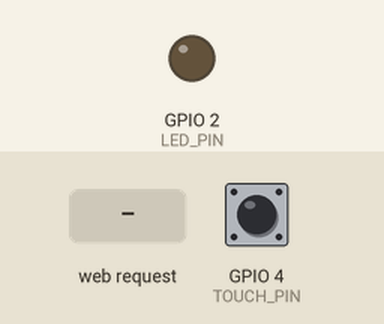
This sketch was run on a simulated ESP32. Parts: output pins drawn as LEDs (lit = HIGH). Dashed ring = blinking. The test bench sets the inputs (shaded band); at power-on: GPIO 4 (TOUCH_PIN) HIGH. What the sketch prints to the serial monitor is not drawn.

Above: at 2.2 s.
2.3 s: HTTP request GET /arm received
At 2.36 s:
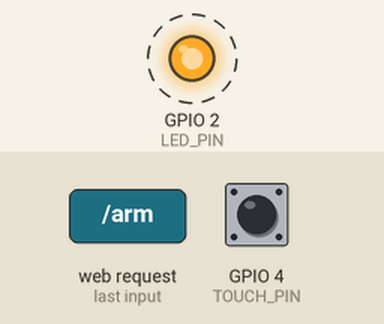
5.3 s: HTTP request GET /disarm received
At 6.3 s:
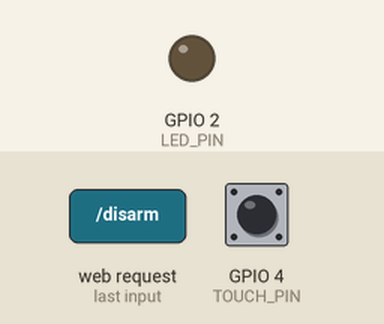
Timing chart, 0 to 8.3 s (numbered marks = the images above; inputs shaded):
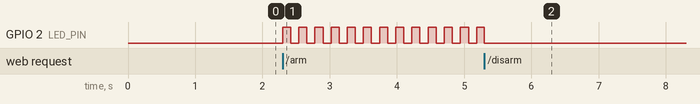

The sketch:

ex08.ino
```cpp
/*
 * 作业8：物联网安防报警器模拟实验
 * 功能：ESP32作为安防主机，网页端布防/撤防。布防状态下触摸引脚触发LED高频闪烁
 *       报警，报警自锁（松手不停），仅网页撤防可解除。
 * 实现要点：
 *   1. 三状态状态机：DISARMED / ARMED / ALARM
 *   2. 报警自锁：一旦触发ALARM，即使松开触摸也保持闪烁
 *   3. 网页端按钮控制布防/撤防
 *   4. 非阻塞 millis() 驱动LED高频闪烁
 */

#include <WiFi.h>
#include <WebServer.h>

// ==================== AP 配置 ====================
const char* ap_ssid = "esp32ex204";

// ==================== 引脚定义 ====================
#define TOUCH_PIN  4      // 触摸引脚 T0 (GPIO4)
#define LED_PIN    2      // LED引脚 (ESP32 DevKit板载)

// ==================== 触摸阈值 ====================
#define THRESHOLD  400    // 触摸阈值（需根据串口读数调整）

// ==================== 报警闪烁参数 ====================
#define ALARM_BLINK_MS  120   // 报警闪烁半周期（毫秒），越小闪得越快

// ==================== 系统状态枚举 ====================
enum AlarmState {
  DISARMED = 0,   // 撤防：触摸无效
  ARMED    = 1,   // 布防：等待触发
  ALARM    = 2    // 报警：LED高频闪烁，自锁
};

AlarmState state = DISARMED;

// ==================== 报警闪烁变量（非阻塞） ====================
unsigned long lastBlinkTime = 0;
bool blinkOn = false;

// ==================== Web服务器 ====================
WebServer server(80);

// ==================== 网页HTML ====================
const char INDEX_HTML[] PROGMEM = R"rawliteral(
<!DOCTYPE html>
<html lang="zh-CN">
<head>
  <meta charset="UTF-8">
  <meta name="viewport" content="width=device-width, initial-scale=1.0">
  <title>作业8：安防报警器</title>
  <style>
    * { margin: 0; padding: 0; box-sizing: border-box; }
    body {
      font-family: 'Segoe UI', Arial, sans-serif;
      background: #0d1117;
      color: #c9d1d9;
      min-height: 100vh;
      display: flex;
      justify-content: center;
      align-items: center;
    }
    .panel {
      background: #161b22;
      border: 1px solid #30363d;
      border-radius: 16px;
      padding: 36px 28px;
      width: 90%;
      max-width: 400px;
      text-align: center;
    }
    h1 { font-size: 24px; margin-bottom: 4px; }
    .subtitle { color: #8b949e; font-size: 13px; margin-bottom: 24px; }

    /* ---- 状态指示灯 ---- */
    .status-dot {
      width: 60px; height: 60px;
      border-radius: 50%;
      margin: 0 auto 20px;
      background: #30363d;
      box-shadow: 0 0 12px rgba(0,0,0,0.5);
      transition: background 0.3s, box-shadow 0.3s;
    }
    .status-dot.disarmed { background: #238636; box-shadow: 0 0 20px rgba(35,134,54,0.6); }
    .status-dot.armed    { background: #d2991d; box-shadow: 0 0 20px rgba(210,153,29,0.6); }
    .status-dot.alarm    { background: #da3633; box-shadow: 0 0 30px rgba(218,54,51,0.8); animation: pulse 0.3s infinite; }

    @keyframes pulse {
      0%,100% { box-shadow: 0 0 20px rgba(218,54,51,0.5); }
      50%     { box-shadow: 0 0 50px rgba(218,54,51,1.0); }
    }

    .status-text {
      font-size: 20px;
      font-weight: bold;
      margin-bottom: 28px;
    }

    /* ---- 按钮 ---- */
    .btn-row { display: flex; gap: 16px; justify-content: center; flex-wrap: wrap; }
    button {
      padding: 14px 32px;
      font-size: 16px;
      font-weight: bold;
      border: none;
      border-radius: 10px;
      cursor: pointer;
      transition: transform 0.1s, opacity 0.15s;
    }
    button:active { transform: scale(0.95); }
    button:disabled { opacity: 0.35; cursor: not-allowed; }

    .btn-arm {
      background: #d2991d;
      color: #0d1117;
    }
    .btn-disarm {
      background: #238636;
      color: #fff;
    }

    /* ---- 提示 ---- */
    .hint {
      margin-top: 24px;
      font-size: 12px;
      color: #484f58;
    }
  </style>
</head>
<body>
  <div class="panel">
    <h1>安防报警器</h1>
    <p class="subtitle">IoT Security Alarm</p>

    <div id="statusDot" class="status-dot disarmed"></div>
    <div id="statusText" class="status-text">已撤防</div>

    <div class="btn-row">
      <button class="btn-arm"   onclick="sendCmd('arm')">布防</button>
      <button class="btn-disarm" onclick="sendCmd('disarm')">撤防</button>
    </div>

    <p class="hint">布防后触摸开发板引脚触发报警，撤防解除</p>
  </div>

  <script>
    function updateUI(status) {
      var dot = document.getElementById('statusDot');
      var txt = document.getElementById('statusText');
      dot.className = 'status-dot ' + status;
      var labels = { disarmed: '已撤防', armed: '已布防', alarm: '⚠ 报警中' };
      txt.textContent = labels[status] || status;
    }

    function sendCmd(cmd) {
      fetch('/' + cmd).then(function(r) { return r.text(); }).then(function(status) {
        updateUI(status);
      });
    }

    // 定期轮询当前状态（报警触发后页面自动刷新）
    function pollStatus() {
      fetch('/status').then(function(r) { return r.text(); }).then(function(status) {
        updateUI(status);
      });
    }
    setInterval(pollStatus, 1000);
  </script>
</body>
</html>
)rawliteral";

// ==================== Web路由处理 ====================

void handleRoot() {
  server.send(200, "text/html; charset=UTF-8", INDEX_HTML);
}

void handleArm() {
  if (state == DISARMED) {
    state = ARMED;
    Serial.println(">>> 已布防 (ARMED)");
  }
  server.send(200, "text/plain", stateToString());
}

void handleDisarm() {
  state = DISARMED;
  digitalWrite(LED_PIN, LOW);
  blinkOn = false;
  Serial.println(">>> 已撤防 (DISARMED)");
  server.send(200, "text/plain", stateToString());
}

void handleStatus() {
  server.send(200, "text/plain", stateToString());
}

void handleNotFound() {
  server.send(404, "text/plain", "404 Not Found");
}

// ==================== 辅助函数 ====================

const char* stateToString() {
  switch (state) {
    case DISARMED: return "disarmed";
    case ARMED:    return "armed";
    case ALARM:    return "alarm";
    default:       return "unknown";
  }
}

// ==================== 初始化 ====================
void setup() {
  Serial.begin(115200);
  delay(1000);
  Serial.println("===== 作业8：物联网安防报警器 =====");

  pinMode(LED_PIN, OUTPUT);
  digitalWrite(LED_PIN, LOW);

  // ESP32 creates its own WiFi AP.
  WiFi.mode(WIFI_AP);
  WiFi.softAP(ap_ssid);

  Serial.println("AP已启动");
  Serial.print("AP名称: ");
  Serial.println(ap_ssid);
  Serial.print("访问地址: http://");
  Serial.println(WiFi.softAPIP());

  // 注册路由
  server.on("/", handleRoot);
  server.on("/arm", handleArm);
  server.on("/disarm", handleDisarm);
  server.on("/status", handleStatus);
  server.onNotFound(handleNotFound);
  server.begin();

  Serial.println("HTTP服务器已启动");
  Serial.println("初始状态: 已撤防 (DISARMED)");
}

// ==================== 主循环 ====================
void loop() {
  server.handleClient();

  // ---- 触摸检测 ----
  int touchValue = touchRead(TOUCH_PIN);
  bool touched = (touchValue < THRESHOLD);

  // 仅在布防状态下，触摸触发报警（报警自锁，松手不恢复）
  if (state == ARMED && touched) {
    state = ALARM;
    Serial.println("!!! 报警触发 (ALARM) !!!");
  }

  // ---- 报警闪烁（非阻塞） ----
  if (state == ALARM) {
    if (millis() - lastBlinkTime >= ALARM_BLINK_MS) {
      lastBlinkTime = millis();
      blinkOn = !blinkOn;
      digitalWrite(LED_PIN, blinkOn ? HIGH : LOW);
    }
  }

  // ---- 调试输出（每500ms打印一次状态和触摸值） ----
  static unsigned long lastDebugTime = 0;
  if (millis() - lastDebugTime >= 500) {
    lastDebugTime = millis();
    Serial.print("状态: ");
    Serial.print(stateToString());
    Serial.print("\t触摸值: ");
    Serial.print(touchValue);
    Serial.print(touched ? " (触摸中)" : "");
    Serial.println();
  }
}
```

Measured:
- after the input at 2.3 s, GPIO 2 (LED_PIN): alternates HIGH for 0.12 s and LOW for 0.12 s, starting at once
- after the input at 5.3 s, GPIO 2 (LED_PIN): goes on until 5.3 s, then stays LOW
